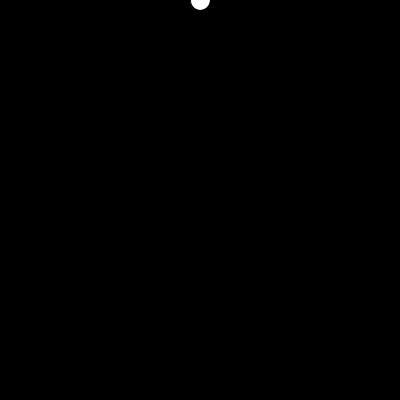
Frame 1 (no input)
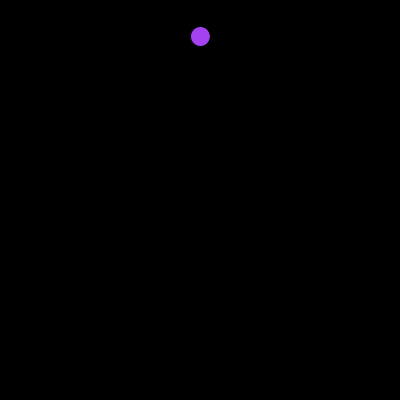
Frame 60 (the mouse pressed at the canvas centre just before this capture)
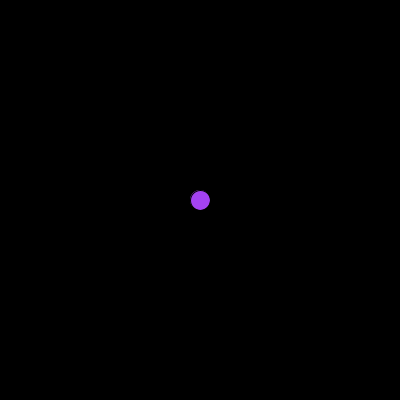
Frame 120 (the mouse held since frame 60 and released just before this capture)

The Processing sketch that drew these frames (run headless with seeded random() and noise(); from frame 60 on, the mouse is pressed at the canvas centre):

// Processing sketch: processing_175266
// ── processing_175266.pde

Ball myBall;

void setup () {
  size(400,400);
  smooth();
  myBall=new Ball(200,0);
}
void draw () {
  background(0);
  myBall.run();
  if (mousePressed) {
    myBall=new Ball(mouseX,mouseY);  
  }
}

class Ball {
  float x=0;
  float y=0;
  float speedY=3.5;
  
  Ball (float _x, float _y) {    
  x=_x;
  y=_y;
  }
  
  void run () {
    display();
    move();
    bounce();
    gravity();
  }
  
  void gravity () {
    speedY+=1;
  }
  
  void bounce () {
    if(y>height) {
    speedY=speedY *-1;
    fill(random(0,255),random(0,255),random(0,255));
    } 
  }
  
  void move () {
    y+=speedY;
  }
  
  void display () {
    ellipse(x,y,20,20);
  }
}
